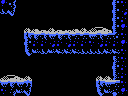

A 2D game scene composited from a Tiled map and its tileset images. What follows is a short description and the map's XML, with every tile layer's data as written:
An orthogonal 16x12 tile map with 8x8 px tiles, 1 tile layer (Tile Layer 1) and 7 objects (2x item, big-item, 4x4-item, door-right, breakable-right, ...).

<map version="1.0" orientation="orthogonal" renderorder="right-down" width="16" height="12" tilewidth="8" tileheight="8" nextobjectid="29">
 <properties>
  <property name="down" value="hole" />
  <property name="left" value="hole" />
  <property name="up" value="hole" />
 </properties>
 <tileset firstgid="1" name="tiles" tilewidth="8" tileheight="8" tilecount="256" columns="16">
  <image source="tiles.png" width="128" height="128" />
 </tileset>
 <layer name="Tile Layer 1" width="16" height="12">
  <data encoding="csv">
124,126,1,1,1,1,1,1,1,1,1,1,1,1,251,122,
133,134,1,1,1,1,1,1,1,1,1,1,1,1,251,244,
1,1,1,1,1,1,1,1,1,1,1,1,1,1,251,123,
1,1,1,99,98,250,99,250,97,98,99,100,101,102,251,124,
1,1,1,113,114,115,117,114,115,116,116,117,115,116,218,122,
1,1,1,251,123,123,244,123,244,123,123,122,244,123,123,124,
1,1,1,129,131,133,131,132,132,132,133,133,133,132,132,122,
1,1,1,1,1,1,1,1,1,1,1,1,1,1,125,122,
1,1,1,1,1,1,1,1,1,1,1,1,1,1,251,123,
100,101,102,99,1,1,1,1,1,1,1,1,99,99,125,123,
117,114,117,118,1,1,1,1,1,1,1,1,113,117,116,122,
122,201,131,134,1,1,1,1,1,1,1,1,129,131,202,124
</data>
 </layer>
 <objectgroup name="objects">
  <object id="14" type="big-item" x="80" y="8" width="32" height="24" />
  <object id="15" type="item" x="88" y="16" width="16" height="16" />
  <object id="16" type="4x4-item" x="80" y="0" width="32" height="32" />
  <object id="18" type="door-right" x="112" y="56" width="16" height="24" />
  <object id="22" type="breakable-right" x="112" y="56" width="16" height="24" />
  <object id="27" type="item" x="96" y="64" width="16" height="16" />
  <object id="28" type="sentinel" x="48" y="0" width="32" height="32" />
 </objectgroup>
</map>
